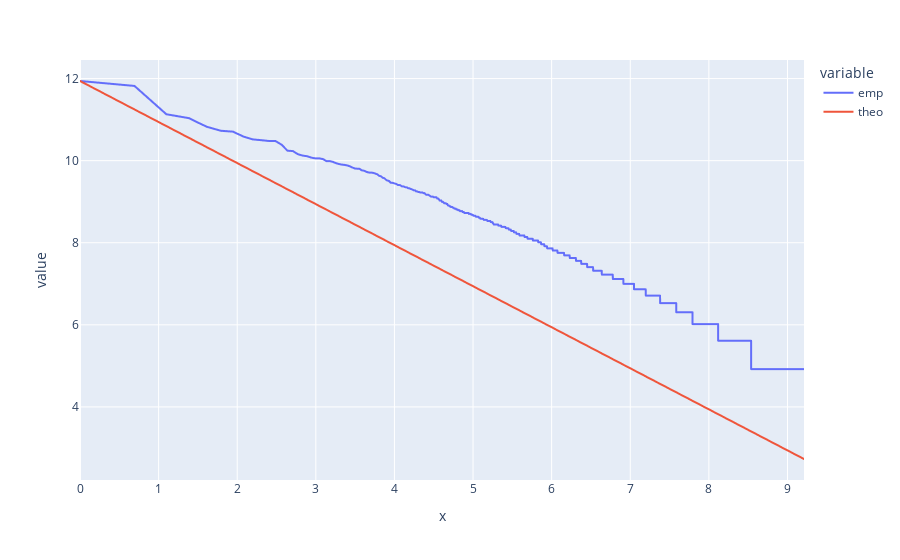

Notebook code for this chart:
### Code cell
import plotly.express as px

fig = px.line(dff, x="x", y="value", color="variable")
fig.show()

### Figure 1 — Plotly figure (JSON) as saved in the notebook; plotly's stock layout.template omitted (floating-point values rounded to 4 significant figures; data arrays with more than 128 entries replaced by an {"elided": "..."} marker saying what was removed)
{"data": [{"hovertemplate": "variable=emp<br>x=%{x}<br>value=%{y}<extra></extra>", "legendgroup": "emp", "line": {"color": "#636efa", "dash": "solid"}, "marker": {"symbol": "circle"}, "mode": "lines", "name": "emp", "showlegend": true, "type": "scattergl", "x": {"elided": "10000 float values"}, "xaxis": "x", "y": {"elided": "10000 float values"}, "yaxis": "y"}, {"hovertemplate": "variable=theo<br>x=%{x}<br>value=%{y}<extra></extra>", "legendgroup": "theo", "line": {"color": "#EF553B", "dash": "solid"}, "marker": {"symbol": "circle"}, "mode": "lines", "name": "theo", "showlegend": true, "type": "scattergl", "x": {"elided": "10000 float values"}, "xaxis": "x", "y": {"elided": "10000 float values"}, "yaxis": "y"}], "layout": {"legend": {"title": {"text": "variable"}, "tracegroupgap": 0}, "margin": {"t": 60}, "xaxis": {"anchor": "y", "domain": [0, 1], "title": {"text": "x"}}, "yaxis": {"anchor": "x", "domain": [0, 1], "title": {"text": "value"}}}}
